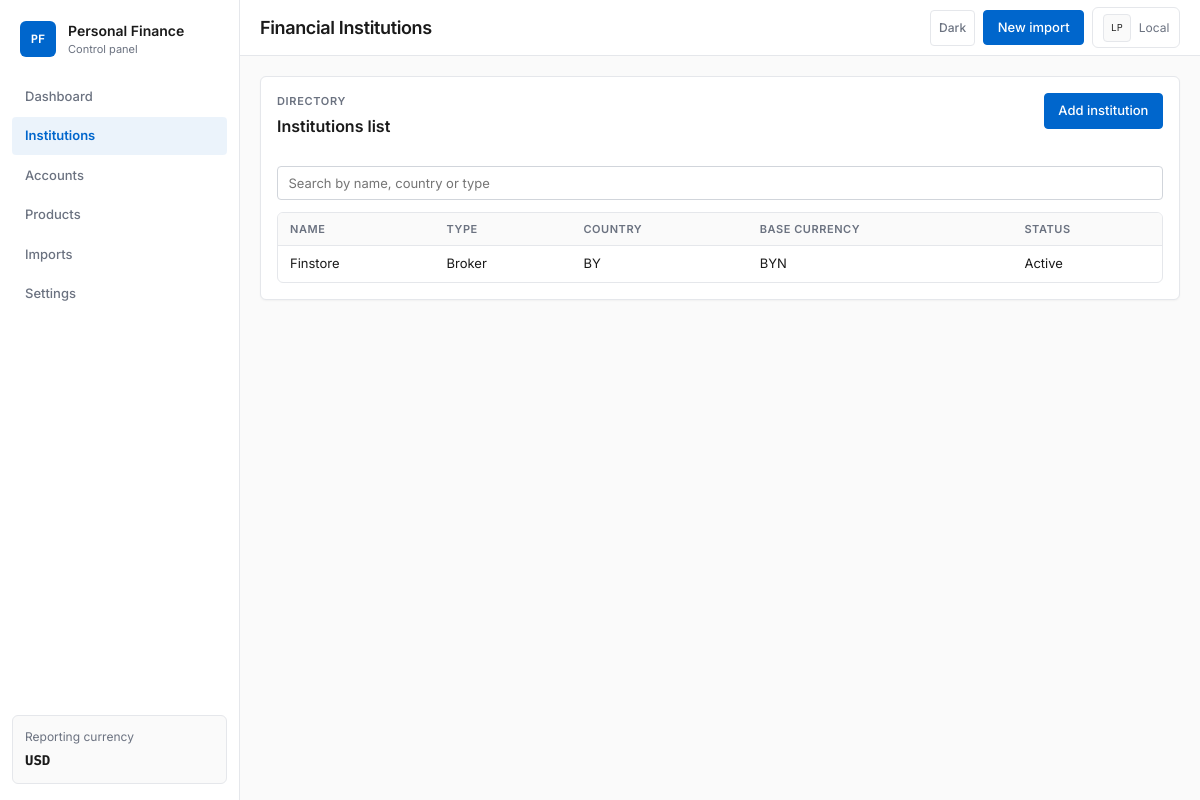
The page /institutions/ on the database as committed earlier.
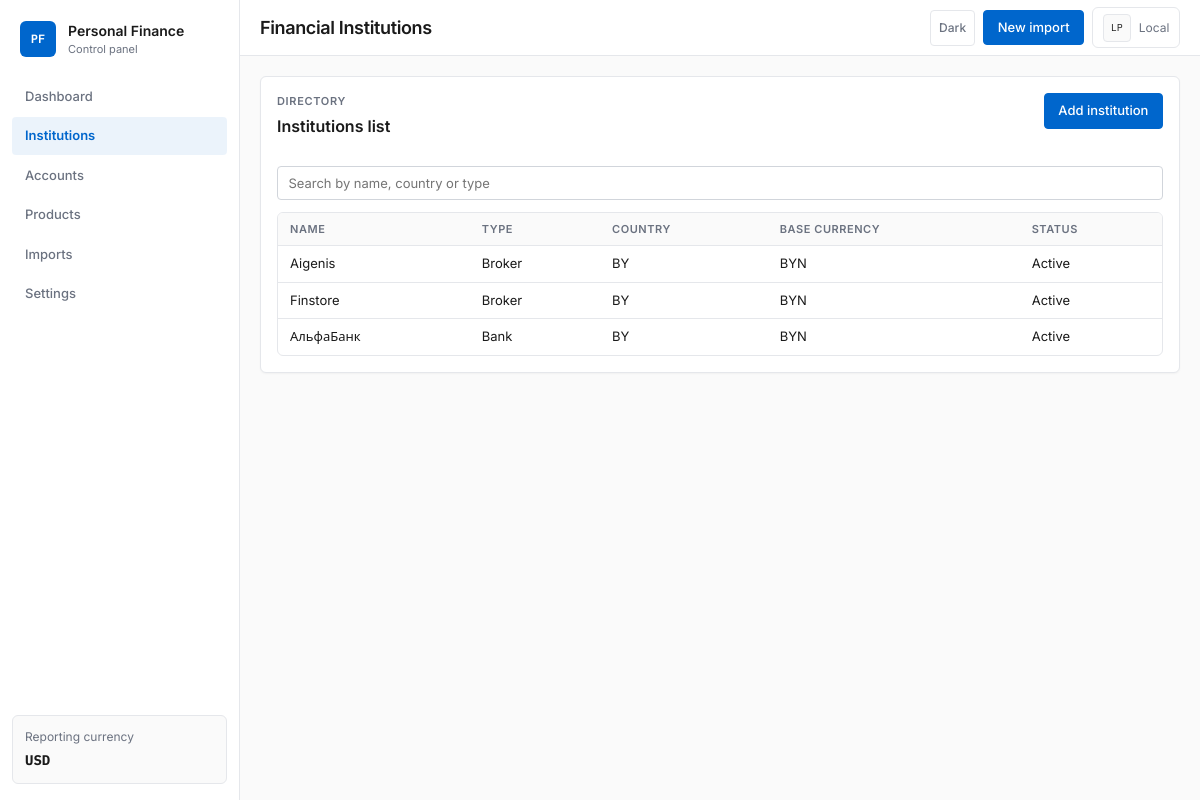
The same page on the database as committed later.
### apps/institutions/models.py (models this page shows, shortened)
class FinancialInstitution(TimeStampedModel):
	class InstitutionType(models.TextChoices):
		BANK = 'bank', 'Bank'
		BROKER = 'broker', 'Broker'
		CRYPTO_EXCHANGE = 'crypto_exchange', 'Crypto exchange'
		INSURANCE = 'insurance', 'Insurance'
		OTHER = 'other', 'Other'
	name = models.CharField(max_length=255, unique=True)
	slug = models.SlugField(max_length=255, unique=True, blank=True)
	institution_type = models.CharField(max_length=32, choices=InstitutionType.choices, default=InstitutionType.BANK)
	country = models.CharField(max_length=2, default='BY')
	website = models.URLField(blank=True)
	base_currency = models.ForeignKey('common.Currency', null=True, blank=True, on_delete=models.SET_NULL, related_name='institutions')
	notes = models.TextField(blank=True)
	metadata = models.JSONField(default=dict, blank=True)
	is_active = models.BooleanField(default=True)
	class Meta:
		ordering = ['name']
		verbose_name = 'Financial institution'
		verbose_name_plural = 'Financial institutions'

### apps/common/models.py (models this page shows, shortened)
class TimeStampedModel(models.Model):
	created_at = models.DateTimeField(auto_now_add=True)
	updated_at = models.DateTimeField(auto_now=True)
	class Meta:
		abstract = True

class Currency(TimeStampedModel):
	code = models.CharField(max_length=3, unique=True)
	name = models.CharField(max_length=64)
	symbol = models.CharField(max_length=8, blank=True)
	usd_rate = models.DecimalField(max_digits=18, decimal_places=6, default=1)
	is_base = models.BooleanField(default=False)
	metadata = models.JSONField(default=dict, blank=True)
	class Meta:
		ordering = ['code']
		verbose_name = 'Currency'
		verbose_name_plural = 'Currencies'

### apps/institutions/views.py (the view)
# urls.py: path('', views.institution_list, name='list'),
def institution_list(request):
    query = request.GET.get('q', '').strip()
    institutions = FinancialInstitution.objects.select_related('base_currency')
    if query:
        institutions = institutions.filter(
            Q(name__icontains=query) | Q(country__icontains=query) | Q(institution_type__icontains=query)
        )
    context = {
        'institutions': institutions.order_by('name'),
        'query': query,
    }
    template_name = 'institutions/partials/table.html' if request.headers.get('HX-Request') == 'true' else 'institutions/list.html'
    return render(request, template_name, context)

### apps/core/context_processors.py (called while the page is built)
def project_settings(request):
    return {
        'project_name': 'Personal Finance',
        'reporting_base_currency': settings.REPORTING_BASE_CURRENCY,
    }

### templates/institutions/list.html (shortened to what this page needs)
{% extends 'core/base.html' %}
{% block page_title %}Financial Institutions{% endblock %}
{% block content %}
<section class="panel stack-md">
    <div class="panel-header">
        <div>
            <p class="eyebrow">Directory</p>
            <h2>Institutions list</h2>
        </div>
        <a class="button" href="/admin/institutions/financialinstitution/add/">Add institution</a>
    </div>
    <form class="filter-bar" hx-get="{% url 'institutions:list' %}" hx-target="#institution-table" hx-trigger="keyup changed delay:300ms from:#institution-search">
        <input id="institution-search" type="search" name="q" value="{{ query }}" placeholder="Search by name, country or type">
    </form>
    <div id="institution-table">
        {% include 'institutions/partials/table.html' %}
    </div>
</section>
{% endblock %}

### templates/institutions/partials/table.html
<div class="table-wrap">
    <table class="data-table">
        <thead>
            <tr>
                <th>Name</th>
                <th>Type</th>
                <th>Country</th>
                <th>Base currency</th>
                <th>Status</th>
            </tr>
        </thead>
        <tbody>
            {% for institution in institutions %}
                <tr>
                    <td>{{ institution.name }}</td>
                    <td>{{ institution.get_institution_type_display }}</td>
                    <td>{{ institution.country }}</td>
                    <td>{{ institution.base_currency.code|default:'-' }}</td>
                    <td>{% if institution.is_active %}Active{% else %}Inactive{% endif %}</td>
                </tr>
            {% empty %}
                <tr>
                    <td colspan="5" class="empty-state">No institutions found.</td>
                </tr>
            {% endfor %}
        </tbody>
    </table>
</div>

Rows that differ between the two databases and show on the page:
added FinancialInstitution: name "Aigenis", institution_type "Broker", country "BY", base_currency.code "BYN", is_active "Active"
added FinancialInstitution: name "АльфаБанк", institution_type "Bank", country "BY", base_currency.code "BYN", is_active "Active"
